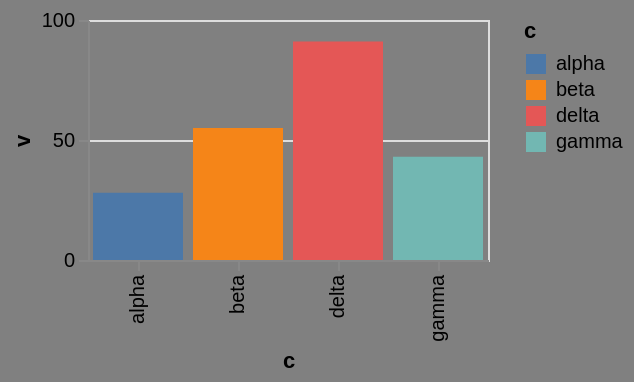

Write the Vega-Lite specification saved for this chart.
### Vega-Lite specification from a JSON file in a GitHub repository (floating-point values rounded to 4 significant figures)
{"$schema": "https://vega.github.io/schema/vega-lite/v6.json", "width": 200, "height": 120, "data": {"values": [{"c": "alpha", "v": 28, "w": 3, "t": "2024-01-07"}, {"c": "beta", "v": 55, "w": 7, "t": "2024-03-19"}, {"c": "gamma", "v": 43, "w": 5, "t": "2024-06-02"}, {"c": "delta", "v": 91, "w": 9, "t": "2024-09-11"}]}, "mark": "bar", "encoding": {"x": {"field": "c", "type": "nominal"}, "y": {"field": "v", "type": "quantitative"}, "color": {"field": "c", "type": "nominal"}}, "config": {"background": "grey"}}
